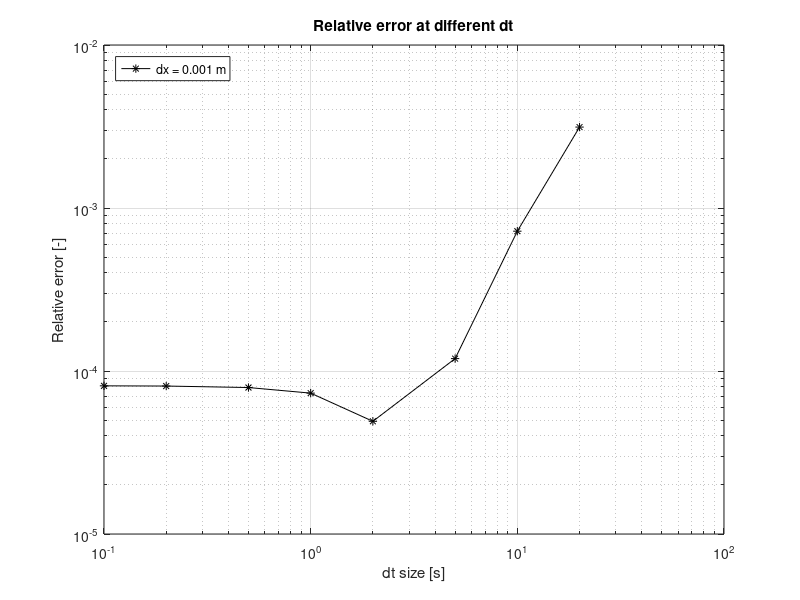

This chart was generated by the following MATLAB code:
% Datas from Laib_9_1_a

% Evaluate the temperature evolution over time using the Crank-Nicolson
% method and verify its temporal convergence by fixing Δx = 0.001 m.

% Laib 9, exercise 1 E
% Simone Canevarolo
% 14/12/2024
% S269893

clear all
close all
clc

ll = 10e-2; % length, m
alpha = 1e-5; % thermal diffusivity, m^2/s

T0 = 300; % temperature of both borders, K
tend = 100; % time to end, s

T = @(x) T0+50*sin(pi*x/ll); % temperature function

T_an = @(x,t) T0+50*sin(pi*x/ll)*exp(-pi^2/ll^2*alpha*t); % Analytical function of temperature

dx = 0.001; % m
xx = (0:dx:ll)';
Nx = length(xx);

dtvett = [0.1 0.2 0.5 1 2 5 10 20];
errore = zeros(length(dtvett),1);

for zz = 1:length(dtvett)

    dt = dtvett(zz); % s
    time = (0:dt:tend);
    Nt = length(time);
    
    aa = alpha*dt/dx^2;
    
    Tm = T(xx);

    for ii = 2:Nt
    
        % Diagonals of the matrix at time m
        sub_diag_1 = -1/2*aa*ones(Nx,1);
        main_diag_1 = (1+aa)*ones(Nx,1);
        sup_diag_1 = sub_diag_1;
        
        AA_1 = spdiags([sub_diag_1 main_diag_1 sup_diag_1],-1:1,Nx,Nx);
        
        % Diagonals of the matrix at time m+1
        sub_diag_2 = 1/2*aa*ones(Nx,1);
        main_diag_2 = (1-aa)*ones(Nx,1);
        sup_diag_2 = sub_diag_2;
        
        AA_2 = spdiags([sub_diag_2 main_diag_2 sup_diag_2],-1:1,Nx,Nx);
        
        AA_1(1,1) = 1;
        AA_1(1,2) = 0;
        
        AA_1(end,end-1) = 0;
        AA_1(end,end) = 1;
        
        
        AA_2(1,1) = 1;
        AA_2(1,2) = 0;
        
        AA_2(end,end-1) = 0;
        AA_2(end,end) = 1;
    
        
        bb(1) = T0;
        bb(end) = T0;
        
        
        TT = AA_1\(AA_2*Tm);
        
        Tm = TT;
    
    end

Tanal = T_an(xx,tend); % analytical temperature
err = norm(TT-Tanal)/norm(Tanal-T0);
errore(zz) = err;

end

% figure(1)
% plot(xx,TT)
% uncomment to see the plot at t = 100 s

figure(2)
loglog(dtvett,errore,'-*k')
title('Relative error at different dt')
xlabel('dt size [s]')
ylabel('Relative error [-]')
legend('dx = 0.001 m','Location','northwest')
grid on

